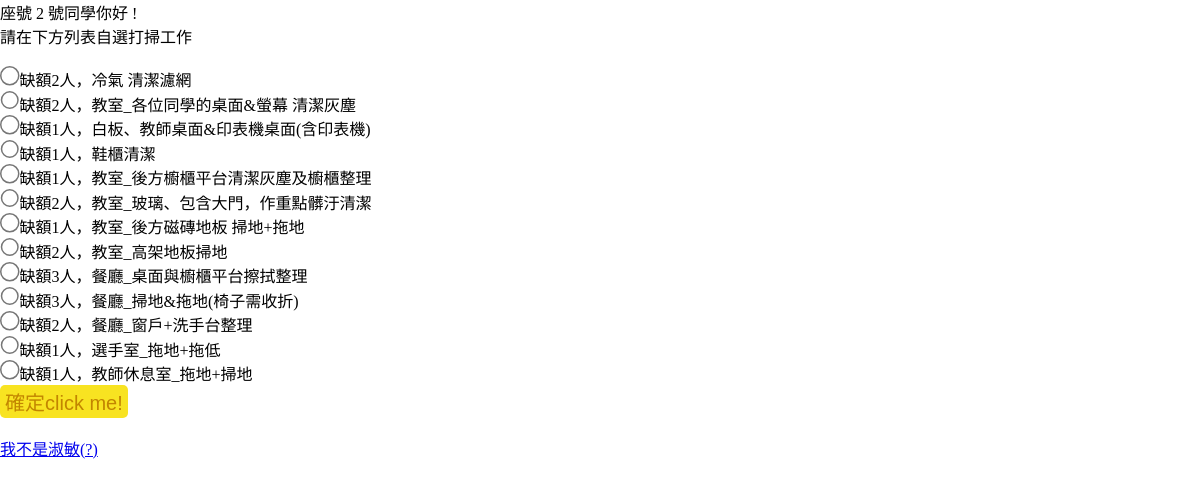
The page /vote.php?selection=2 on the database its author committed.
### tables this page shows
CREATE TABLE `options` (
  `id` int(10) UNSIGNED NOT NULL,
  `description` text NOT NULL,
  `total` int(1) UNSIGNED NOT NULL,
  `def` int(1) UNSIGNED NOT NULL,
  `subject_id` int(10) UNSIGNED NOT NULL
);

CREATE TABLE `members` (
  `id` int(2) UNSIGNED NOT NULL,
  `name` varchar(3) NOT NULL,
  `seat_id` int(2) UNSIGNED NOT NULL,
  `vote_state` tinyint(1) NOT NULL,
  `vote_result` varchar(50) NOT NULL
);

### vote.php (the view, shortened to what this page needs)
<link rel="stylesheet" href="./css/style.css">
<?php
include_once "./db.php";
$selection = $_GET['selection'];
$name = $pdo->query("SELECT `name` FROM `members` WHERE `seat_id`='$selection'")->fetchColumn();
echo "座號 " . $selection ." 號同學你好&nbsp!" ;
echo "<br>請在下方列表自選打掃工作<br><br>";
$options = $pdo->query("select * from `options` where `subject_id`='0'")->fetchAll(PDO::FETCH_ASSOC);
?>
<form action="./api/vote.php" method="post">
    <ul>
        <?php
        foreach ($options as $idx => $opt) {
            echo "<li>";
               if ($opt['total']!=0) {
                echo "<input type='radio' name='desc' value='{$opt['id']}' class='radio-btn'>";
               }else{
                echo "&nbsp&nbsp&nbsp&nbsp";
               }
            echo "<span>缺額{$opt['total']}人，</span>";
            echo "<span>{$opt['description']}</span>";
            echo "</li>";
        }
        ?>
    </ul>
    <div>
        <input type="submit" value="確定click me!" class="await">
    </div>
    <br>
    <a href="/">我不是<?=$name . '(?)'; ?></a>
</form>

### css/style.css (style rules this page uses)
* { box-sizing: border-box; margin:0; padding:0; }
.await { padding:2px 5px; border-radius:5px; background:rgb(248, 227, 33); color:rgb(194, 133, 1); border:0; font-size:20px; }
.radio-btn { zoom: 1.5; }

### rows shown on the page
options: total "2", description "冷氣 清潔濾網"
options: total "2", description "教室_各位同學的桌面&螢幕 清潔灰塵"
options: total "1", description "白板、教師桌面&印表機桌面(含印表機)"
options: total "1", description "鞋櫃清潔"
options: total "1", description "教室_後方櫥櫃平台清潔灰塵及櫥櫃整理"
options: total "2", description "教室_玻璃、包含大門，作重點髒汙清潔"
options: total "1", description "教室_後方磁磚地板 掃地+拖地"
options: total "2", description "教室_高架地板掃地"
options: total "3", description "餐廳_桌面與櫥櫃平台擦拭整理"
options: total "3", description "餐廳_掃地&拖地(椅子需收折)"
options: total "2", description "餐廳_窗戶+洗手台整理"
options: total "1", description "選手室_拖地+拖低"
options: total "1", description "教師休息室_拖地+掃地"
members: name "淑敏"

### other values the page prints
$selection "2"
